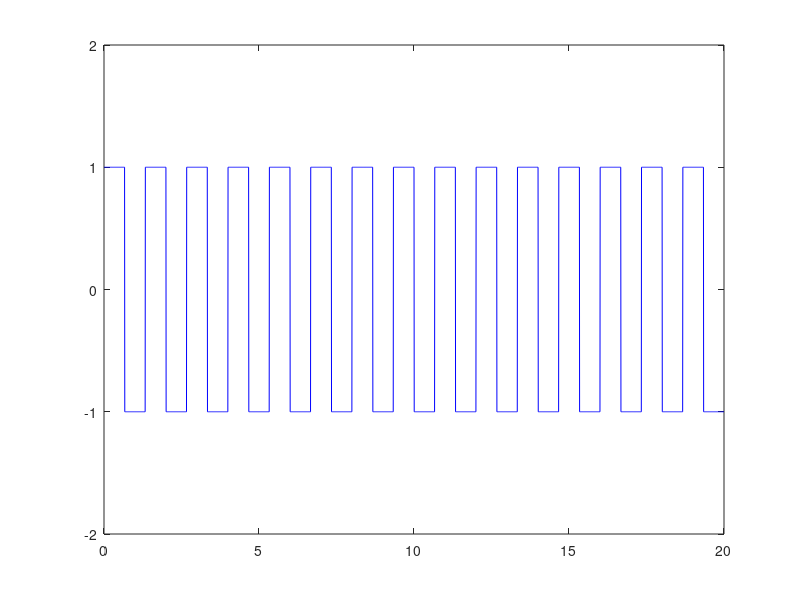

Write the MATLAB code that produced this figure.
clear all
close all
t1=0:.01:1;
t2=1.01:.01:2;
x1=ones(size(t1));
x2=-ones(size(t2));
x=[x1 x2];
xp=repmat(x,1,15);
t=linspace(0,20,length(xp));
plot(t,xp,'b')
axis([0 20 -2 2])